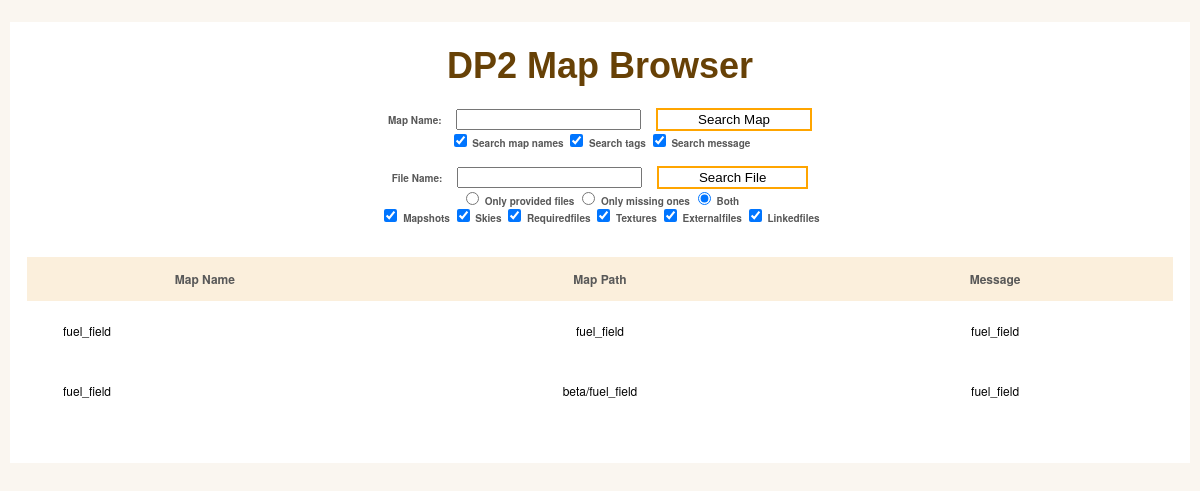
The page /map_browser.php?mapname=fuel_field on the database its author committed.
### tables this page shows
CREATE TABLE maps (
                                        map_id integer PRIMARY KEY,
                                        map_name text NOT NULL,
                                        map_path text NOT NULL,
                                        message text
                                    );

### map_browser.php (the view, shortened to what this page needs)
<head>
    <link rel="stylesheet" type="text/css" href="map_browser.css">
</head>
<body>
    <div id="wrapper">
        <h1>DP2 Map Browser</h1>
        <form action="map_browser.php" method="get">
            <label for="mapname">Map Name: </label>
            <input type="text" name="mapname">
            <input type="submit" value="Search Map">
            <br>
            <label><input type="checkbox" name="name" value="1" checked="true"/> Search map names</label>
            <label><input type="checkbox" name="tags" value="1" checked="true"/> Search tags</label>
            <label><input type="checkbox" name="message" value="1" checked="true"/> Search message</label>
        </form>
        <form action="file_browser.php" method="get">
            <label for="mapname">File Name: </label>
            <input type="text" name="mapname">
            <input type="submit" value="Search File">
            <br>
            <label><input type="radio" id="option2" name="provided" value="1"/> Only provided files</label>
            <label><input type="radio" id="option3"name="provided" value="-1"/> Only missing ones</label>
            <label><input type="radio" id="option4" name="provided" value="0" checked="true"/> Both</label>
            <br>
            <label><input type="checkbox" name="mapshot" value="1" checked="true"/> Mapshots</label>
            <label><input type="checkbox" name="sky" value="1" checked="true"/> Skies</label>
            <label><input type="checkbox" name="requiredfile" value="1" checked="true"/> Requiredfiles</label>
            <label><input type="checkbox" name="texture" value="1" checked="true"/> Textures</label>
            <label><input type="checkbox" name="externalfile" value="1" checked="true"/> Externalfiles</label>
            <label><input type="checkbox" name="linkedfile" value="1" checked="true"/> Linkedfiles</label>
        </form>
        <table class="sortable maplist_table" id="keywords" cellspacing="0" cellpadding="0">
            <thead>
                <tr>
                    <th class="sorttable_alpha sort"><span>Map Name</span></th>
                    <th class="sorttable_alpha"><span>Map Path</span></th>
                    <th class="sorttable_alpha"><span>Message</span></th>
                </tr>
            </thead>
            <tbody class="hoverthing">
                <?php
$db = new SQLite3("sqlite_mapdata.db");
$categories = array();
if (count($categories) == 0){
$query_string = "SELECT * FROM maps where map_path like :mapname or message like :mapname or map_id in (select map_id from tags where tag_name like :mapname)";
} else {
$query_string = "select * from maps where ".$categories[0];
    foreach ($categories as $idx => $category){
        if ($idx < 1) continue;
        $query_string.=" or ".$category;
    }
}
$stmt = $db->prepare($query_string);
$stmt->bindValue(':mapname', "%".$_GET["mapname"]."%", SQLITE3_TEXT);
$mapdata = $stmt->execute();
while ($row = $mapdata->fetchArray()) {
    $link = "map_detail.php?mapid=".$row["map_id"];
    echo "<tr>";
    echo "<td class='lalign'><a href='".$link."'><div style='height:100%;width:100%'>", $row["map_name"],"</div></a></td>";
    echo "<td><a href='".$link."'><div style='height:100%;width:100%'>", $row["map_path"],"</div></a></td>";
    echo "<td><a href='".$link."'><div style='height:100%;width:100%'>", $row["message"],"</div></a></td>";
    echo "</tr>";
}
                ?>
            </tbody>
        </table>
    </div>
</body>

### map_browser.css (style rules this page uses)
html, body, div, span, applet, object, iframe, h1, h2, h3, h4, h5, h6, p, blockquote, pre, a, abbr, acronym, address, big, cite, code, del, dfn, em, img, ins, kbd, q, s, samp, small, strike, strong, sub, sup, tt, var, b, u, i, center, dl, dt, dd, ol, ul, li, fieldset, form, label, legend, table, caption, tbody, tfoot, thead, tr, th, td, article, aside, canvas, details, embed, figure, figcaption, footer, header, hgroup, menu, nav, output, ruby, section, summary, time, mark, audio, video { margin: 0; padding: 0; border: 0; font-size: 100%; font: inherit; vertical-align: baseline; outline: none; -webkit-font-smoothing: antialiased; -webkit-text-size-adjust: 100%; -ms-text-size-adjust: 100%; -webkit-box-sizing: border-box; -moz-box-sizing: border-box; box-sizing: border-box; }
body { background: #faf6f0; font-family: 'Helvetica Neue', Helvetica, Arial, sans-serif; font-size: 62.5%; line-height: 1; color: #585858; padding: 22px 10px; padding-bottom: 55px; }
input, textarea { -webkit-font-smoothing: antialiased; -webkit-text-size-adjust: 100%; -ms-text-size-adjust: 100%; -webkit-box-sizing: border-box; -moz-box-sizing: border-box; box-sizing: border-box; outline: none; }
table { border-collapse: collapse; border-spacing: 0; }
form { margin-top: 2vh; }
form > input { margin-left: 1vw; }
form > input[type='submit'] { background:white; outline: none; border:2px solid orange; padding: 2px 40px; cursor: pointer; }
form label { font-weight:bold; }
h1 { font-family: 'Amarante', Tahoma, sans-serif; font-weight: bold; font-size: 3.6em; margin-bottom: 3vh; margin-top: 2vh; color: rgb(103, 65, 6); text-align: center; }
#wrapper { display: block; max-width:1200px; background: #fff; margin: 0 auto; position: relative; padding: 10px 17px; text-align: center; }
#keywords { margin: 0 auto; font-size: 1.2em; margin-bottom: 4vh; margin-top:4vh; background: rgb(250, 246, 240); width: 100%; }
#keywords thead { cursor: pointer; background: #fbefdc; }
#keywords thead tr th { font-weight: bold; padding: 2vh 1vw; }
#keywords tbody tr { color: #555; }
#keywords tbody tr td { text-align: center; padding: 2vw 3vw; }
.maplist_table tbody tr td { padding: 0 !important; }
.maplist_table tbody tr td a { padding: 2vw 3vw; display: block; }
#keywords tbody tr td.lalign { text-align: left; }
.hoverthing { width: 100%; border-collapse:collapse; }
.hoverthing tr { background: #ffffff; }
a { color: #000000; text-decoration: none; }

### rows shown on the page
maps: map_name "fuel_field", map_path "fuel_field", message "fuel_field"
maps: map_name "fuel_field", map_path "beta/fuel_field", message "fuel_field"
